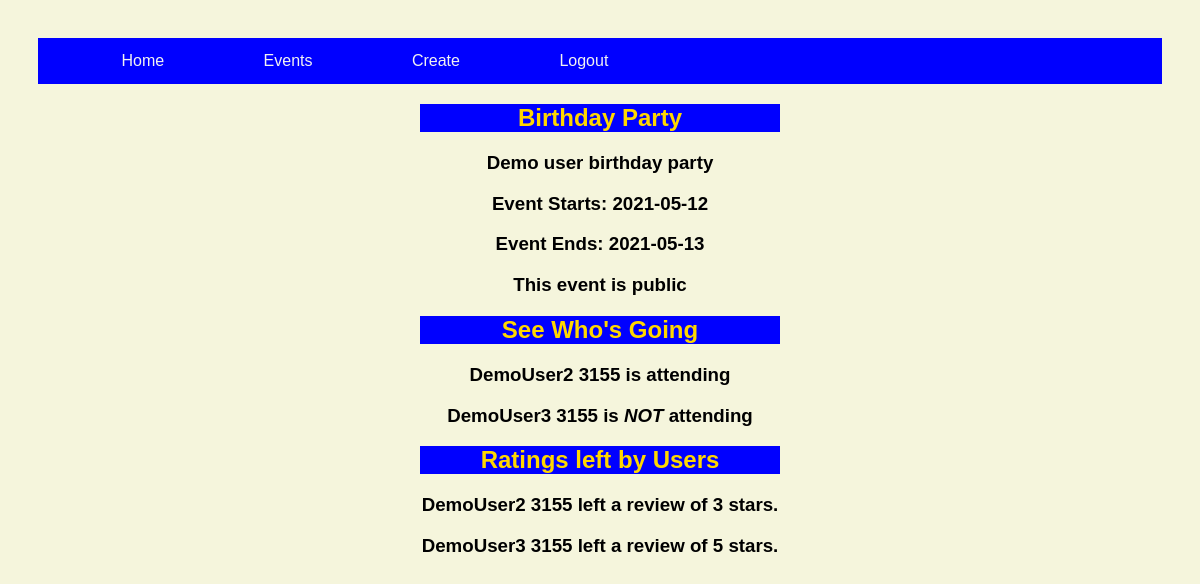
The app's page /events/1 (signed in) with its own data.
### models.py (models this page shows, shortened)
class Event(db.Model):
    id = db.Column("id", db.Integer, primary_key=True)
    user_id = db.Column("user_id", db.Integer, foreign_key=True)
    event_name = db.Column("event_name", db.String(100))
    start_date = db.Column("start_date", db.String(100))
    end_date = db.Column("end_date", db.String(100))
    event_details = db.Column("event_details", db.String(100))
    public = db.Column("public", db.Boolean)

class RSVP(db.Model):
    id = db.Column("id", db.Integer, primary_key=True)
    user_id = db.Column("user_id", db.Integer)
    user_name = db.Column("user_name", db.String(51))
    event_id = db.Column("event_id", db.Integer)
    date_registered = db.Column("date_registered", db.String(100))
    status = db.Column("status", db.Boolean, default=False, nullable=False)

class Rating(db.Model):
    id = db.Column("id", db.Integer, primary_key=True)
    user_name = db.Column("user_name", db.String(51))
    user_id = db.Column("user_id", db.Integer)
    event_id = db.Column("event_id", db.Integer)
    rating_no = db.Column("rating", db.Integer)

### application.py (the view)
@app.route('/events/<event_id>')
def get_event(event_id):
    if session.get('user'):
        my_event = db.session.query(Event).filter_by(id=event_id).one()
        my_rsvps = db.session.query(RSVP).filter_by(event_id=event_id)
        my_ratings = db.session.query(Rating).filter_by(event_id=event_id)
        return render_template('event.html', event=my_event, rsvps=my_rsvps, ratings=my_ratings, user=session['user'])
    else:
        return redirect(url_for('login'))

### templates/event.html (shortened to what this page needs)
<!DOCTYPE html>
<html lang="en">
<head>
     <link rel="stylesheet" href='../static/main.css'>
</head>
<body>
 <div class="nav-table">
            <nav>
                        <a href="{{ url_for('index') }}"> Home</a>
                        <a href="{{ url_for('get_events') }}">Events</a>
                        <a href="{{ url_for('new_event') }}">Create</a>
                    {% if user %}
                        <a href="{{ url_for('logout')}}">Logout</a>
                    {% else %}
                        <a href="{{ url_for('login') }}">Sign In</a>
                        <a href="{{ url_for('register') }}">Register</a>
                    {% endif %}
            </nav>
        </div>
<h2 style="color: gold; background-color: blue; text-align: center;">{{ event.event_name }}</h2>
<div style="text-align: center;">
    <h3>{{ event.event_details }}</h3>
    <h3>Event Starts: {{ event.start_date }}</h3>
    <h3>Event Ends: {{ event.end_date }}</h3>
    <h3>This event is {% if not event.public %}<em> NOT </em>{% endif %} public</h3>
</div>
<h2 style="color: gold; background-color: blue; text-align: center;">See Who's Going</h2>
{% for rsvp in rsvps %}
    <h3 style="text-align: center;">{{ rsvp.user_name }} is {% if not rsvp.status %} <em>NOT</em> {% endif %} attending</h3>
{% endfor %}
<h2 style="color: gold; background-color: blue; text-align: center;">Ratings left by Users</h2>
{% for rating in ratings %}
    <h3 style="text-align: center;">{{ rating.user_name }} left a review of {{ rating.rating_no}} stars.</h3>
{% endfor %}
</body>
</html>

### static/main.css (style rules this page uses)
body { padding: 30px 30px; font-family: Arial, Helvetica, sans-serif; background-color: beige; }
h2 { color:gold; background:blue; text-align: center; margin-left: 34%; margin-right: 34%; }
.nav-table a { float: left; color: #f2f2f2; text-align: center; margin-left: 6%; padding: 14px 16px; text-decoration: none; }
.nav-table { overflow: hidden; background-color: blue; }

### records on screen
Event: event_name "Birthday Party", event_details "Demo user birthday party", start_date "2021-05-12", end_date "2021-05-13"
RSVP: user_name "DemoUser2 3155"
RSVP: user_name "DemoUser3 3155", status "NOT"
Rating: user_name "DemoUser2 3155", rating_no "3"
Rating: user_name "DemoUser3 3155", rating_no "5"
